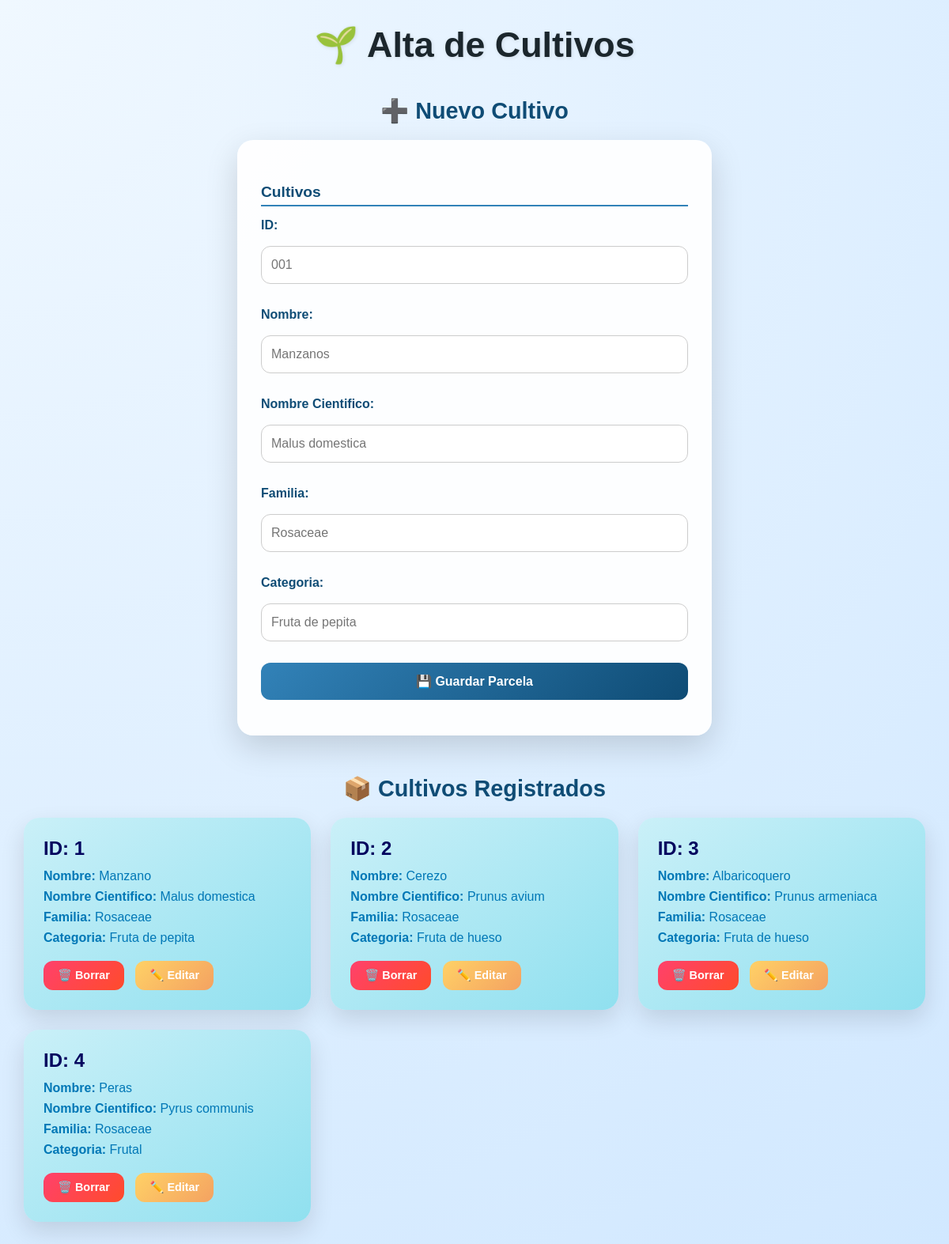
The page /Cultivos/index.php on the database its author committed.
### tables this page shows
CREATE TABLE `cultivos` (
  `id` int(11) NOT NULL,
  `nombre_comun` varchar(100) NOT NULL,
  `nombre_cientifico` varchar(150) DEFAULT NULL,
  `familia` varchar(100) DEFAULT NULL,
  `categoria` varchar(50) DEFAULT NULL
);

### Cultivos/index.php (the view, shortened to what this page needs)
<?php
require '../db.php';
$sectores = $pdo->query("SELECT id, nombre_comun, nombre_cientifico, familia, categoria from
                            cultivos c")->fetchAll(PDO::FETCH_ASSOC);
?>
<!DOCTYPE html>
<html lang="es">
<head>
    <link rel="stylesheet" href="../css/parcela.css">
</head>
<body>
    <h1>🌱 Alta de Cultivos</h1>
    <h2>➕ Nuevo Cultivo</h2>
    <form id="form-principal" method="POST" action="ControlCultivos.php" enctype="multipart/form-data">
        <h3>Cultivos</h3>
        <label>ID:</label>
        <input type="text" name="id" required placeholder="001" maxlength="5">
        <label>Nombre:</label>
        <input type="text" name="nombre" required placeholder="Manzanos" maxlength="20">
        <label>Nombre Cientifico:</label>
        <input type="text" name="cientifico" placeholder="Malus domestica" maxlength="100">
        <label>Familia:</label>
        <input type="text" name="familia" placeholder="Rosaceae" maxlength="100">
        <label>Categoria:</label>
        <input type="text" name="categoria" placeholder="Fruta de pepita" maxlength="100">
        <button type="submit">💾 Guardar Parcela</button>
    </form>
    <h2>📦 Cultivos Registrados</h2>
    <div class="cards-container">
        <?php foreach ($sectores as $par): ?>
            <div class="card">
                <h3>ID: <?= htmlspecialchars($par['id']) ?></h3>
                <p><strong>Nombre:</strong> <?= htmlspecialchars($par['nombre_comun']) ?></p>
                <p><strong>Nombre Cientifico:</strong> <?= $par['nombre_cientifico'] ?></p>
                <div class="card-section">
                    <p><strong>Familia:</strong> <?= $par['familia'] ?></p>
                    <p><strong>Categoria:</strong> <?= $par['categoria'] ?></p>
                </div>
                <div class="card-actions">
                    <form method="POST" action="EliminarCultivos.php" style="display:inline;"
                          onsubmit="return confirm('⚠️ ¿Desactivar parcela?');">
                        <button type="submit" class="btn-borrar">🗑️ Borrar</button>
                    </form>
                    <form method="GET" action="ActCultius.php" style="display:inline;">
                        <button type="submit" class="btn-actualizar">✏️ Editar</button>
                    </form>
                </div>
            </div>
        <?php endforeach; ?>
    </div>
</body>
</html>

### css/parcela.css (style rules this page uses)
* { margin: 0; padding: 0; box-sizing: border-box; font-family: 'Poppins', sans-serif; }
body { background: radial-gradient(circle at top left, #f0f8ff, #d1e8ff); padding: 30px; color: #333; }
h1 { text-align: center; font-size: 2.8em; margin-bottom: 20px; color: #1b262c; text-shadow: 1px 1px 5px rgba(0,0,0,0.1); }
h2 { text-align: center; font-size: 1.8em; margin: 40px 0 20px 0; color: #0f4c75; }
#form-principal { background: #ffffffee; padding: 30px; border-radius: 20px; max-width: 600px; margin: 0 auto 50px auto; box-shadow: 0 15px 40px rgba(0,0,0,0.15); transition: all 0.3s ease; }
#form-principal input, #form-principal button, #form-principal select, #form-principal textarea { width: 100%; padding: 14px 12px; margin-top: 12px; margin-bottom: 15px; border-radius: 12px; border: 1px solid #ccc; font-size: 1em; transition: all 0.2s ease; }
#form-principal button { background: linear-gradient(135deg, #3282b8, #0f4c75); color: #fff; font-weight: 600; border: none; cursor: pointer; transition: all 0.3s ease; }
.cards-container { display: grid; grid-template-columns: repeat(auto-fit, minmax(280px, 1fr)); gap: 25px; max-width: 1200px; margin: 0 auto; }
.card { background: linear-gradient(145deg, #caf0f8, #90e0ef); border-radius: 20px; padding: 25px; box-shadow: 0 12px 30px rgba(0,0,0,0.12); transition: transform 0.3s ease, box-shadow 0.3s ease; position: relative; overflow: hidden; }
.card h3 { font-size: 1.5em; margin-bottom: 12px; color: #03045e; }
.card p { font-size: 1em; margin-bottom: 8px; color: #0077b6; }
.card .btn-borrar, .card .btn-actualizar { padding: 10px 18px; font-size: 0.9em; font-weight: 600; border-radius: 12px; border: none; cursor: pointer; display: inline-block; margin-top: 12px; transition: all 0.3s ease; }
.card .btn-borrar { background: linear-gradient(135deg, #ff416c, #ff4b2b); color: #fff; }
.card .btn-actualizar { background: linear-gradient(135deg, #ffd166, #f4a261); color: #fff; margin-left: 10px; }
form label { display: block; margin-top: 15px; margin-bottom: 5px; font-weight: 600; color: #0f4c75; font-size: 1em; }
form h3 { color: #0f4c75; margin: 25px 0 15px 0; font-size: 1.2em; border-bottom: 2px solid #3282b8; padding-bottom: 5px; }

### rows shown on the page
cultivos: id "1", nombre_comun "Manzano", nombre_cientifico "Malus domestica", familia "Rosaceae", categoria "Fruta de pepita"
cultivos: id "2", nombre_comun "Cerezo", nombre_cientifico "Prunus avium", familia "Rosaceae", categoria "Fruta de hueso"
cultivos: id "3", nombre_comun "Albaricoquero", nombre_cientifico "Prunus armeniaca", familia "Rosaceae", categoria "Fruta de hueso"
cultivos: id "4", nombre_comun "Peras", nombre_cientifico "Pyrus communis", familia "Rosaceae", categoria "Frutal"
